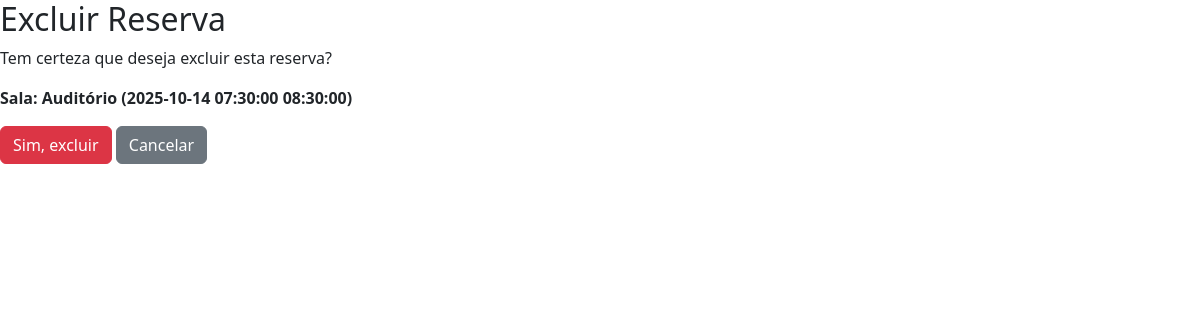
Before: /reservas/sala/deletar/2/ with the older database file.
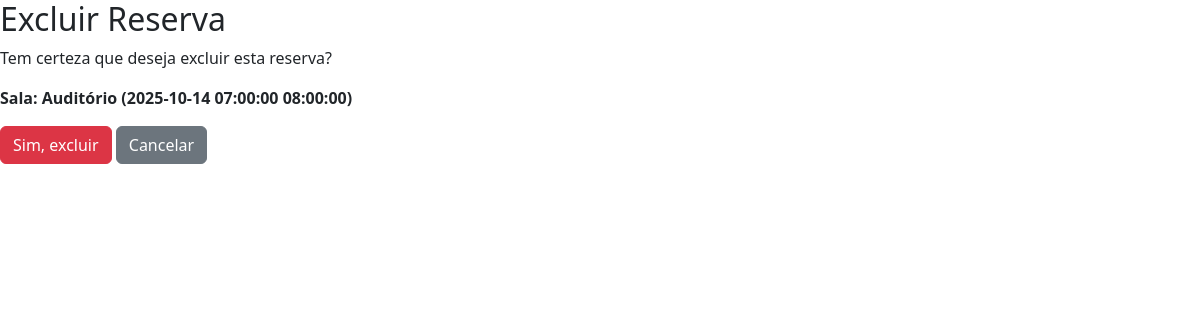
After: the same page with the newer database file.
### app/models.py (models this page shows)
class ReservaSala(models.Model):
    sala = models.ForeignKey(Sala, on_delete=models.PROTECT)
    data = models.DateField()
    hora_inicio = models.TimeField()
    hora_fim = models.TimeField()
    status = models.CharField(max_length=50, default='confirmado')
    def __str__(self):
        return f"Sala: {self.sala} ({self.data} {self.hora_inicio} {self.hora_fim})"

class Sala(models.Model):
    idSala = models.AutoField(primary_key=True)
    nome = models.CharField(max_length=100)
    capacidade = models.IntegerField()
    statusDisponibilidade = models.CharField(max_length=50, default='disponível')
    def __str__(self):
        return self.nome

### app/views.py (the view)
# urls.py: path('reservas/sala/deletar/<int:pk>/', views.deletar_reserva_sala, name='deletar_reserva_sala'),
def deletar_reserva_sala(request, pk):
    reserva = get_object_or_404(ReservaSala, pk=pk)
    if request.method == 'POST':
        reserva.delete()
        messages.success(request, 'Reserva de sala excluída com sucesso!')
        return redirect('reservas')
    return render(request, 'deletar_reserva.html', {'reserva': reserva})

### app/templates/deletar_reserva.html (shortened to what this page needs)
{% load static %}
<!DOCTYPE html>
<html lang="pt-br">
<head>
    <link href="https://cdn.jsdelivr.net/npm/bootstrap@5.3.0/dist/css/bootstrap.min.css" rel="stylesheet">
    <link rel="stylesheet" href="https://cdnjs.cloudflare.com/ajax/libs/font-awesome/6.0.0-beta3/css/all.min.css" />
</head>
<body>
    <h2>Excluir Reserva</h2>
    <p>Tem certeza que deseja excluir esta reserva?</p>
    <div class="delete-box">
        <p><strong>{{ reserva }}</strong></p>
    </div>
    <form method="POST">
        <button type="submit" class="btn btn-danger">Sim, excluir</button>
        <a href="{% url 'reservas' %}" class="btn btn-secondary">Cancelar</a>
    </form>
</body>

Changed rows visible on the page:
changed ReservaSala: sala+data+hora_inicio "Sala: Auditório (2025-10-14 07:30:00 08:30:00)" → "Sala: Auditório (2025-10-14 07:00:00 08:00:00)"
